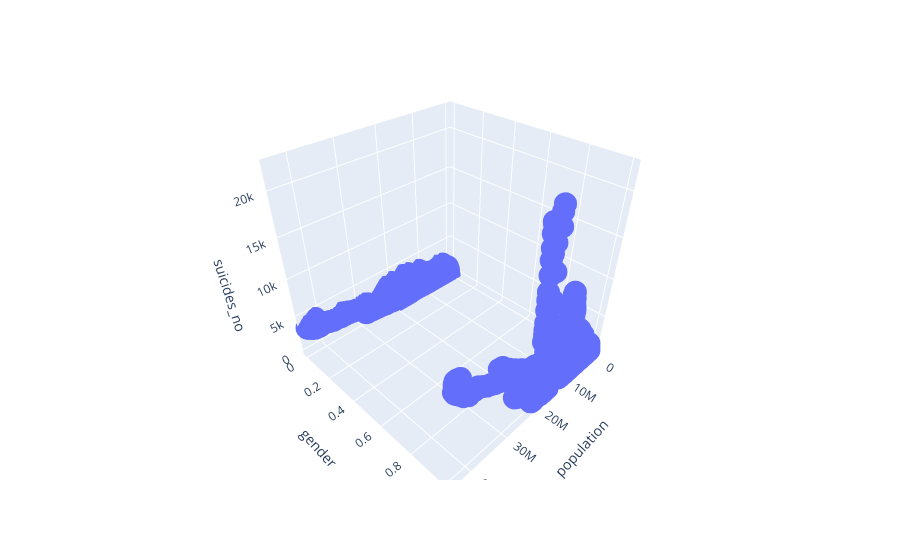

The cell this chart's notebook holds for it:
### Code cell
fig = px.scatter_3d(df,x='population',y='gender',z='suicides_no')
fig.show()

### Figure 1 — Plotly figure (JSON) as saved in the notebook; plotly's stock layout.template omitted (floating-point values rounded to 4 significant figures; data arrays with more than 128 entries replaced by an {"elided": "..."} marker saying what was removed)
{"data": [{"hovertemplate": "population=%{x}<br>gender=%{y}<br>suicides_no=%{z}<extra></extra>", "legendgroup": "", "marker": {"color": "#636efa", "symbol": "circle"}, "mode": "markers", "name": "", "scene": "scene", "showlegend": false, "type": "scatter3d", "x": {"elided": "27820 int values"}, "y": {"elided": "27820 int values"}, "z": {"elided": "27820 int values"}}], "layout": {"legend": {"tracegroupgap": 0}, "margin": {"t": 60}, "scene": {"domain": {"x": [0, 1], "y": [0, 1]}, "xaxis": {"title": {"text": "population"}}, "yaxis": {"title": {"text": "gender"}}, "zaxis": {"title": {"text": "suicides_no"}}}}}
